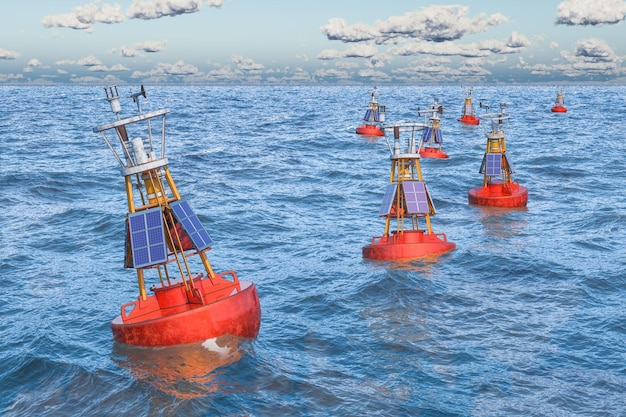
#> input picture Day_1/sea_with_buoys.jpg, 626 x 417 px
$ python hsv.py
#> lines starting #> are read from the running program, lines starting #| are printed output that depends on the picture; after the words box and inside, x2 and y2 are one past the last pixel; in counts of white or black regions, pixels touching at a corner belong together
import cv2
import numpy as np

# Load an image or use a video capture
image = cv2.imread('sea_with_buoys.jpg')  # Replace with your image
#> image is the input picture: shape (417, 626, 3); mean B, G, R 182.4, 155.2, 132.7
hsv = cv2.cvtColor(image, cv2.COLOR_BGR2HSV)
#> hsv: shape (417, 626, 3); mean H, S, V 96.6, 93.3, 191.5

# Define HSV range for red or green buoys (tweak as needed)
lower_red = np.array([0, 100, 100])
upper_red = np.array([10, 255, 255])

# Create a mask and apply it
mask = cv2.inRange(hsv, lower_red, upper_red)
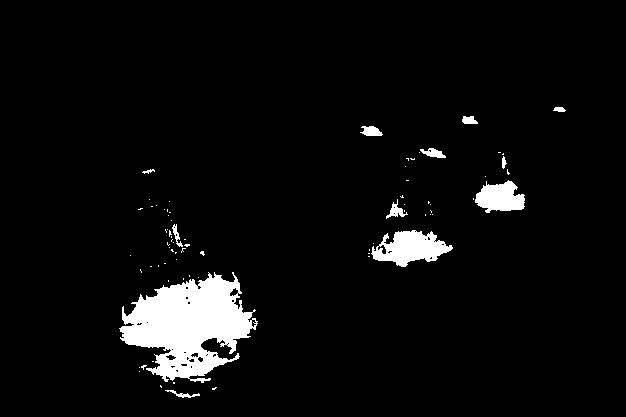
#> mask: shape (417, 626); 4.9% white; 76 white regions (64 under 20 px)
result = cv2.bitwise_and(image, image, mask=mask)
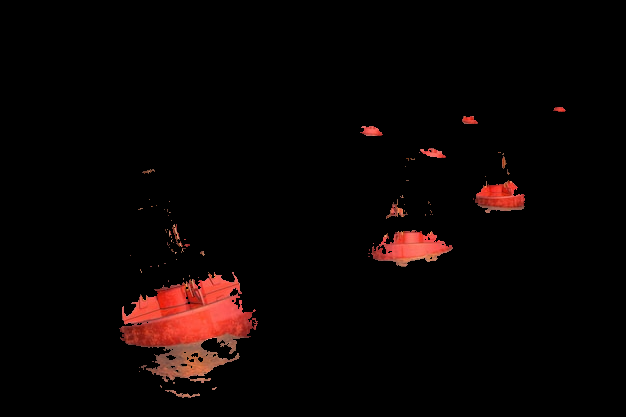
#> result: shape (417, 626, 3); mean B, G, R 3, 3.7, 9.9

# Display
cv2.imwrite('original.jpg', image)
cv2.imwrite('red_buoy_mask.jpg', mask)
cv2.imwrite('detected_buoy.jpg', result)

contours, _ = cv2.findContours(mask, cv2.RETR_TREE, cv2.CHAIN_APPROX_SIMPLE)
#> contours = 115 contours, 98 with area under 20; largest, box (x1, y1, x2, y2) and area: (119, 272, 258, 383) 8525, (371, 230, 453, 267) 1708, (475, 180, 525, 213) 1035, (360, 126, 383, 136) 134, (420, 148, 446, 158) 122
for cnt in contours:
    area = cv2.contourArea(cnt)
    if area > 70:  # Ignore tiny noise
        x, y, w, h = cv2.boundingRect(cnt)
        cv2.rectangle(image, (x, y), (x+w, y+h), (0, 255, 0), 2)
#> this loop made 115 passes
#> (area, x, y, w, h) on passes 14, 61, 93, 99, 111, 113, 114: (8525, 119, 272, 139, 111), (1707.5, 371, 230, 82, 37), (114.5, 386, 199, 22, 20), (1035, 475, 180, 50, 33), (122, 420, 148, 26, 10), (134, 360, 126, 23, 10), (79, 462, 116, 16, 8)
#> area on passes 1, 20, 23, 26, 33, 37: 56.5, 24.5, 40.5, 29.5, 28.5, 49
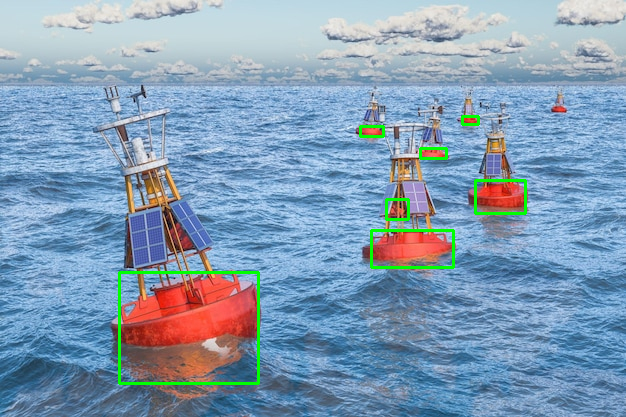
#> image: shape (417, 626, 3); 1.34% of pixels changed, all inside (x1, y1, x2, y2) = (118, 115, 527, 385)

# Save the image with bounding boxes
cv2.imwrite('bounding_boxes.jpg', image)

print("Images saved: original.jpg, red_buoy_mask.jpg, detected_buoy.jpg, bounding_boxes.jpg")
cv2.waitKey(0)
cv2.destroyAllWindows()
